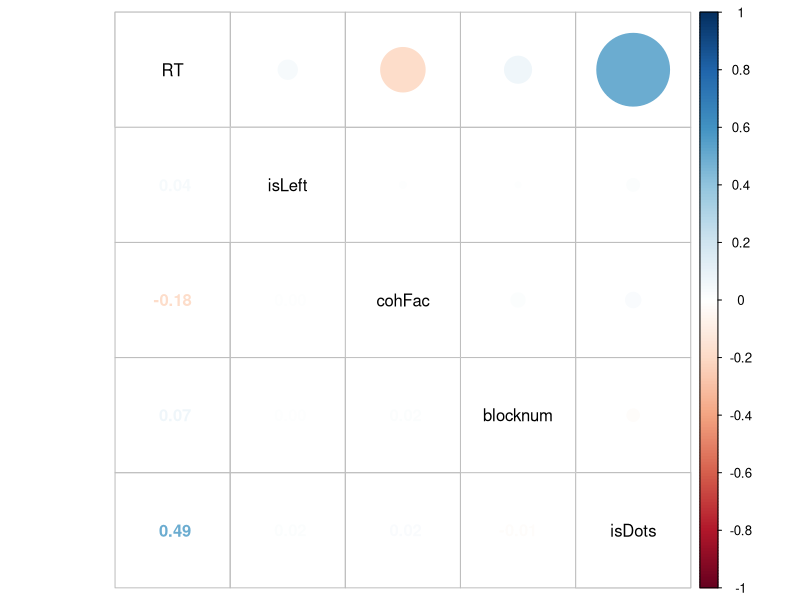
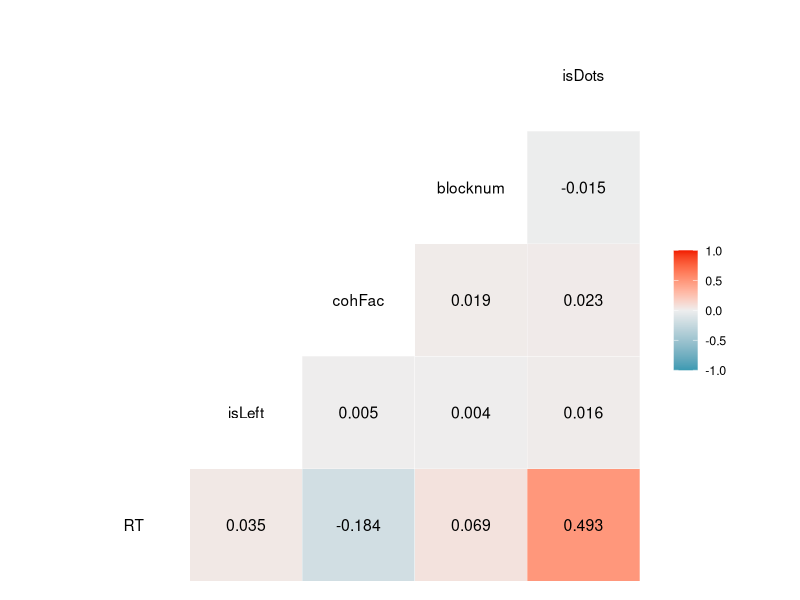
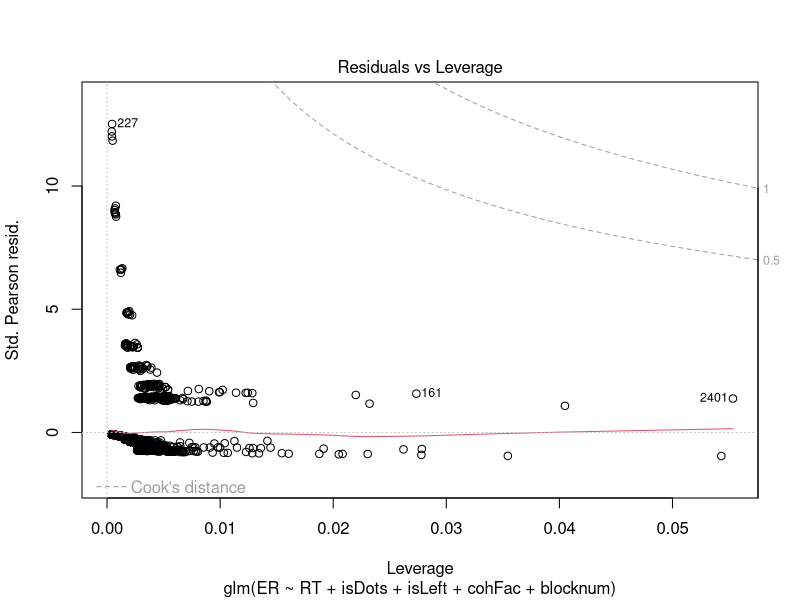
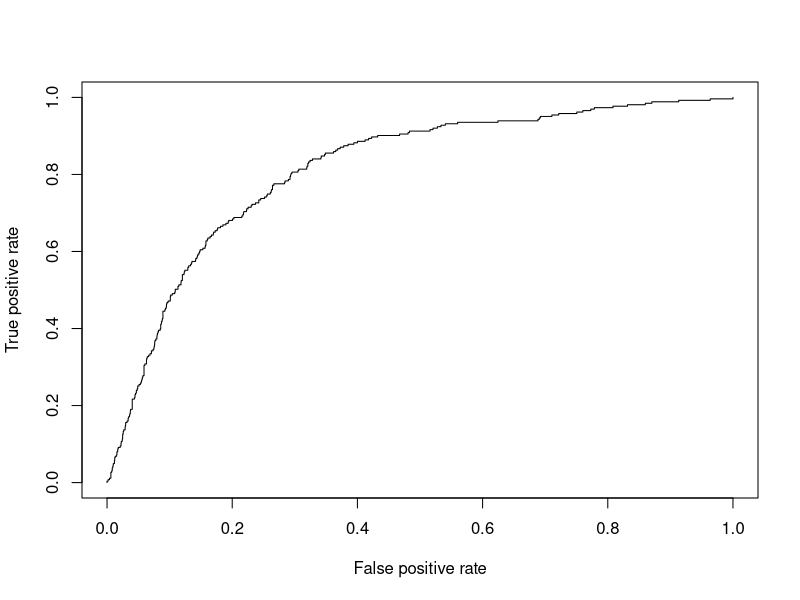
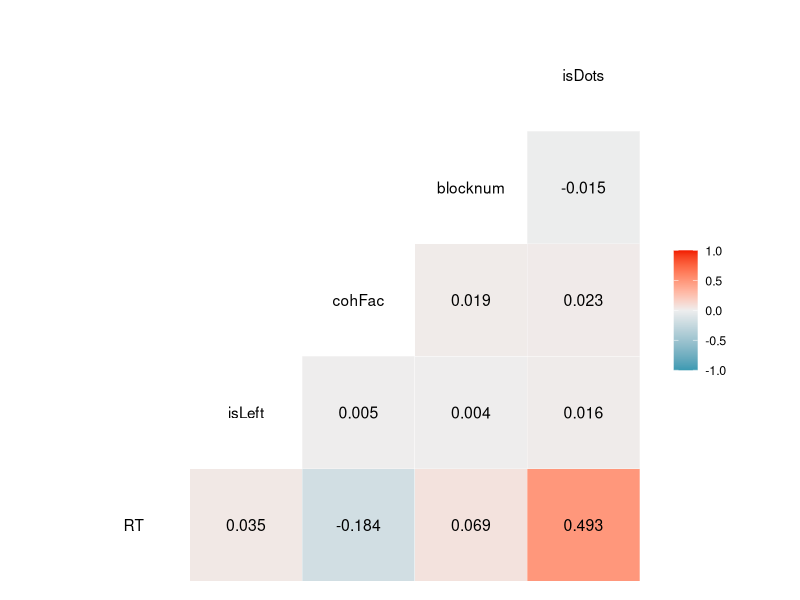

Write R code to recreate these figures, in order.
library(tidyverse)

## Question 1
dat <-  as_tibble(read.table("./decision.dat", header= T))
## %>%
##     mutate_at(vars(isDots,cohFac),factor)

subj8 <- dat[dat$subjNo==8,]


model <- glm(ER ~ RT + isDots + isLeft + cohFac + blocknum,
             data = subj8,
             family = binomial(link="logit"))

odds <- exp(cbind(Odds_Ratio=coef(model), confint(model)))
an <- anova (model,test="Chisq")

jpeg (file ="resvslev.jpg")
plot (model,5)
dev.off ()

## Question 2
library(ROCR)
p <- predict (model,type ="response")
pr <- prediction (p,subj8$ER)

prf <- performance(pr,measure = "tpr",x.measure = "fpr")

jpeg (file ="roc.jpg")
plot (prf)
dev.off ()

auc <- performance (pr,measure= "auc")
auc <- auc@y.values [[1]]

## Question 3
library (MASS)
 mode_complicated<- glm(formula = ER ~ RT + isDots + cohFac + isLeft +
                        blocknum + isDots * cohFac,
                        family = binomial(link = "logit"),
                        data = subj8)
model.step <- stepAIC (model,trace=3)


library(corrplot)
cor <- cor(dplyr::select(subj8,RT,isLeft,cohFac,blocknum,isDots))
subj8.sel <- dplyr::select(subj8,RT,isLeft,cohFac,blocknum,isDots)


corrplot.mixed(cor, lower =  "number",
                    upper = "circle",
                    tl.col = "black"
                    )
library (ggplot2)
library (GGally)
ggcorr (subj8.sel,label=TRUE,label_round = 3)

ggsave("corr.jpg")
